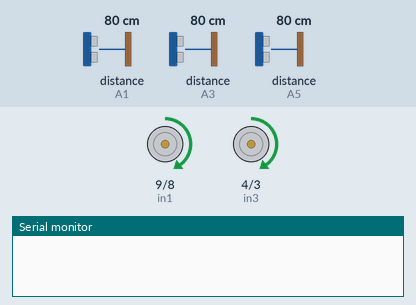
This sketch was run on a simulated Arduino Uno, built with avr-gcc and run on an emulated ATmega328P. Shown: motor-driver pin pairs drawn as motors (green arrow = first pin HIGH = forward, orange = second pin HIGH = backward, longer = more drive, scaled by the enable pin), the last lines printed to the serial monitor. Wiring (inferred from the names in the program): 3 × ultrasonic range finder: trigger A0, echo A1 / trigger A2, echo A3 / trigger A4, echo A5. Inputs (shaded band) come from the test bench; at power-on: distance to the obstacle (sensors on A1, A3, A5) 80 cm. The echo pulse lasts 58.3 µs per cm.

Above: at 1.2 s.
1.3 s: distance to the obstacle (sensor on A1) set to 19 cm
2.8 s: distance to the obstacle (sensor on A1) set to 14 cm
At 3.0 s:
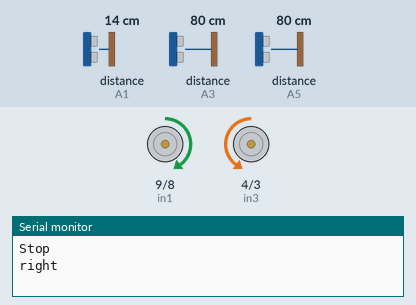
5.8 s: distance to the obstacle (sensor on A3) set to 2 cm
At 6.03 s:
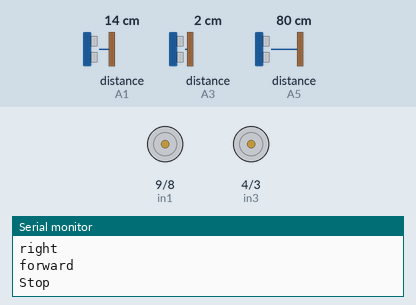
8.8 s: distance to the obstacle (sensor on A5) set to 2 cm
At 9.08 s:
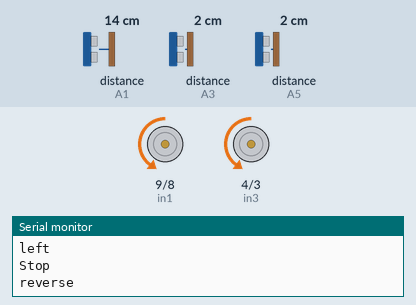
11.8 s: distance to the obstacle (sensor on A1) set to 120 cm
At 12.25 s:
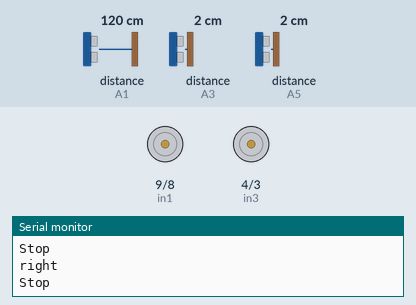
14.8 s: distance to the obstacle (sensor on A1) set to 2 cm
At 15.06 s:
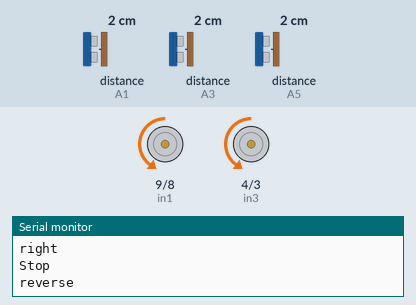
Timing chart, 0 to 18.8 s (numbered marks = the images above; inputs shaded):
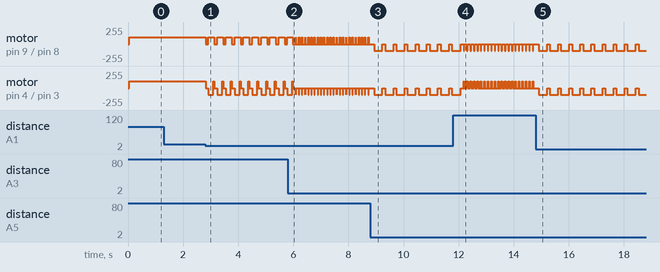

The sketch:

Nimesh.ino
```cpp
//Define the sensor pins
#define S1Trig A4
#define S2Trig A2
#define S3Trig A0
#define S1Echo A5
#define S2Echo A3
#define S3Echo A1

const int in1 = 9;

const int in2 = 8;

const int in3 = 4;

const int in4 = 3;

const int enA = 5;

const int enB = 6;


#define PWM 100

//Set the speed of the motors

#define DIS 15


void setup() {
  Serial.begin(9600);

  //Set the Trig pins as output pins
  pinMode(S1Trig, OUTPUT);
  pinMode(S2Trig, OUTPUT);
  pinMode(S3Trig, OUTPUT);

  //Set the Echo pins as input pins
  pinMode(S1Echo, INPUT);
  pinMode(S2Echo, INPUT);
  pinMode(S3Echo, INPUT);


  pinMode(in1, OUTPUT);
  pinMode(in2, OUTPUT);
  pinMode(in3, OUTPUT);
  pinMode(in4, OUTPUT);
  pinMode(enA, OUTPUT);
  pinMode(enB, OUTPUT);
}

void loop(){

  if (FrontSensor() < DIS && RightSensor () < DIS && LeftSensor()< DIS) //obstacle infront of all 3 sides
  {

    Stop();
    Serial.println("Stop");
    delay(100);
    //then reverse
    reverse();
    Serial.println("reverse");
    delay(300);

  //then reverse
  }

  else if (FrontSensor()< DIS && RightSensor()<DIS && LeftSensor()>DIS)//obstacle on right and front sides
  {
    Stop();
    Serial.println("Stop");
    delay(100);
    Serial.println("left");
    turn_left();
    //turn left side

  }

  else if (FrontSensor()<DIS&& RightSensor()> DIS && LeftSensor()<DIS) //obstacle on left and front sides
  {
    Stop();
    Serial.println("Stop");
    delay(100);
    turn_right();
    Serial.println("right");
    //turn right side
  }

  else if (FrontSensor()<DIS && RightSensor()> DIS && LeftSensor()>DIS) //obstacle on front sides
  {
    Stop();
    Serial.println("Stop");
    delay(100);
    turn_right();
    Serial.println("right");
    // then turn right
  }

  else if (FrontSensor()>DIS && RightSensor()> DIS && LeftSensor()<DIS) //obstacle on left sides
  {
    Stop();
    Serial.println("Stop");
    delay(100);
    turn_right();
    Serial.println("right");
    // then turn right & then forward
    delay(180);
    forward();
    Serial.println("forward");
  }

  else if (FrontSensor()>DIS && RightSensor()< DIS && LeftSensor()>DIS) //obstacle on right sides

  {
    Stop();
    Serial.println("Stop");
    delay(100);
    turn_left();
    Serial.println("right");
    // then turn left & then right

    delay(180);
    forward();
    Serial.println("forward");
  }
  else
  {
    forward();
  }

}

//Get the sensor values
long LeftSensor()
{
  long dur;

  digitalWrite(S1Trig, LOW);
  delayMicroseconds(4);
  digitalWrite(S1Trig, HIGH);
  delayMicroseconds(10);
  digitalWrite(S1Trig, LOW);
  dur = pulseIn(S1Echo ,HIGH);

  return (dur/50); //convert distance to cm

}
//Get the sensor values frontSensor
long FrontSensor()
{
  long dur;
  digitalWrite(S2Trig, LOW);
  delayMicroseconds(4);
  digitalWrite(S2Trig, HIGH);
  delayMicroseconds(10);
  digitalWrite(S2Trig, LOW);
  dur = pulseIn(S2Echo ,HIGH);

  return (dur/30); //convert distance to cm

}
//Get the sensor values

long RightSensor()
{
  long dur;
  digitalWrite(S3Trig, LOW);
  delayMicroseconds(4);
  digitalWrite(S3Trig, HIGH);
  delayMicroseconds(10);
  digitalWrite(S3Trig, LOW);
  dur = pulseIn(S3Echo,HIGH);

  return (dur/62); //convert distance to cm

}


/*******************Motor functions**********************/
void forward()
{
  digitalWrite(in1, HIGH);
  digitalWrite(in2, LOW);
  digitalWrite(in3, HIGH);
  digitalWrite(in4, LOW);

  analogWrite(enA, PWM);
  analogWrite(enB, PWM);

}

void turn_left()
{
  digitalWrite(in1, HIGH);
  digitalWrite(in2, LOW);
  digitalWrite(in3, LOW);
  digitalWrite(in4, HIGH);

  analogWrite(enA, PWM);
  analogWrite(enB, PWM);

}

void turn_right()
{
  digitalWrite(in1, LOW);
  digitalWrite(in2, HIGH);
  digitalWrite(in3, HIGH);
  digitalWrite(in4, LOW);

  analogWrite(enA, PWM);
  analogWrite(enB, PWM);

}

void reverse()
{
  digitalWrite(in1, LOW);
  digitalWrite(in2, HIGH);
  digitalWrite(in3, LOW);
  digitalWrite(in4, HIGH);

  analogWrite(enA, PWM);
  analogWrite(enB, PWM);

}

void Stop()
{
  digitalWrite(in1, LOW);
  digitalWrite(in2, LOW);
  digitalWrite(in3, LOW);
  digitalWrite(in4, LOW);

  analogWrite(enA, LOW);
  analogWrite(enB, LOW);

}
```

Measured:
- the behaviour switches between 17 and 16 cm on distance to the obstacle (sensor on A1) (found by bisection; images 0 and 1)
- after the input at 1.3 s, every drawn part: stays the same
- after the input at 2.8 s, motor on pin 9 (in1) / pin 8 (in2): alternates forward 100/255 for 0.22 s and stopped for 0.10 s, starting at once; motor on pin 4 (in3) / pin 3 (in4): forward 100/255 → stopped at once, then repeats every 0.32 s: backward 100/255 0.18 s, forward 100/255 0.04 s, stopped 0.10 s
- after the input at 5.8 s, motor on pin 9 (in1) / pin 8 (in2): alternates forward 100/255 for 0.01 s and stopped for 0.10 s, starting after 0.30 s
- after the input at 8.8 s, motor on pin 9 (in1) / pin 8 (in2), motor on pin 4 (in3) / pin 3 (in4): alternates backward 100/255 for 0.30 s and stopped for 0.10 s, starting after 0.13 s
- after the input at 11.8 s, motor on pin 9 (in1) / pin 8 (in2): alternates backward 100/255 for 0.03 s and stopped for 0.10 s, starting after 0.40 s; motor on pin 4 (in3) / pin 3 (in4): alternates forward 100/255 for 0.03 s and stopped for 0.10 s, starting after 0.38 s
- after the input at 14.8 s, motor on pin 9 (in1) / pin 8 (in2), motor on pin 4 (in3) / pin 3 (in4): alternates backward 100/255 for 0.30 s and stopped for 0.10 s, starting after 0.11 s
